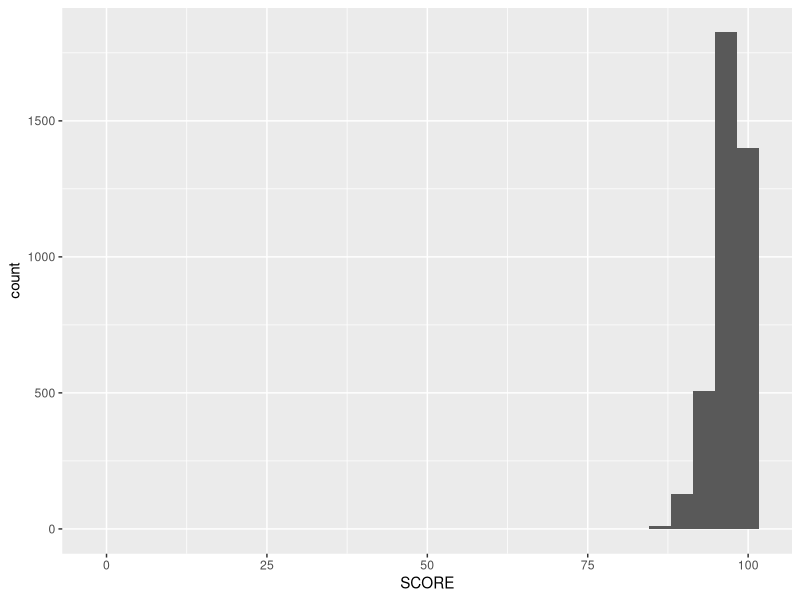
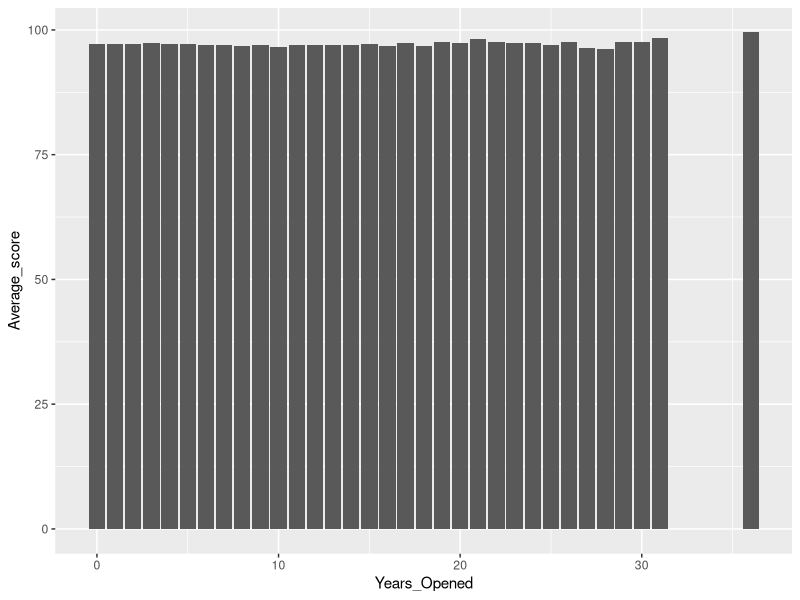
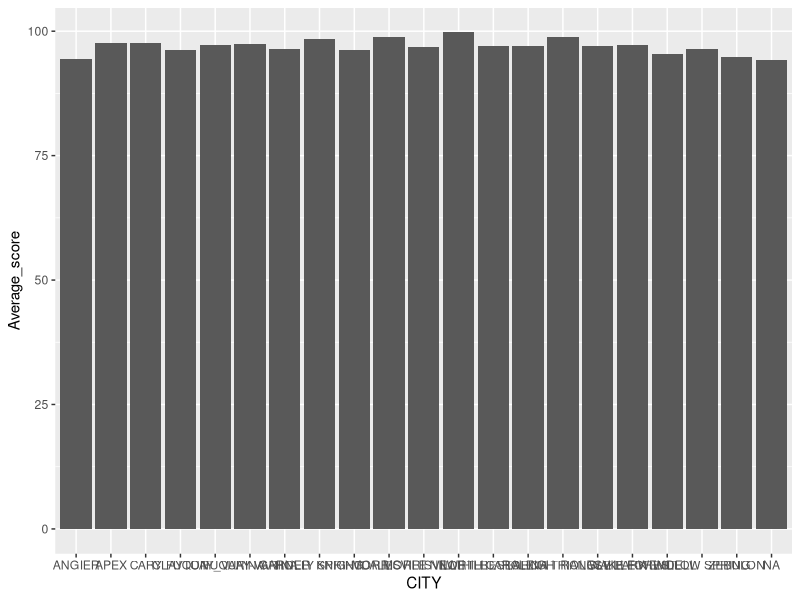
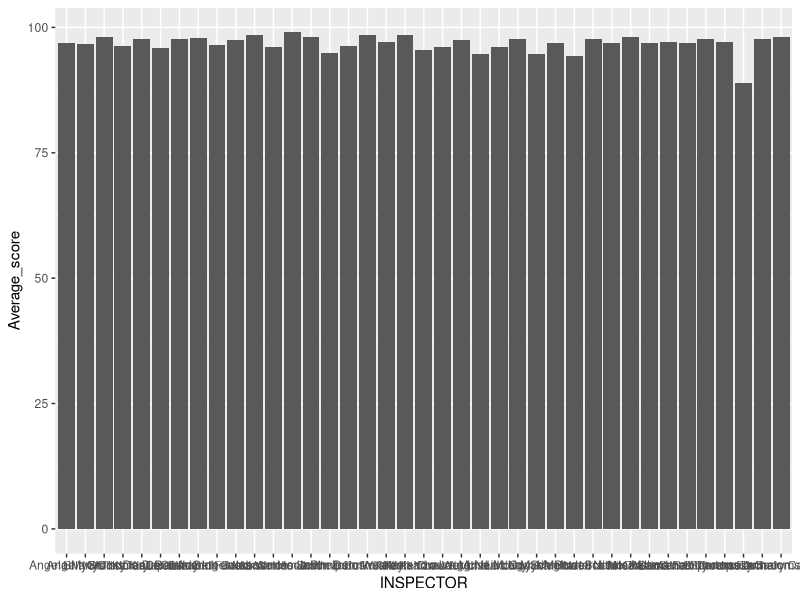
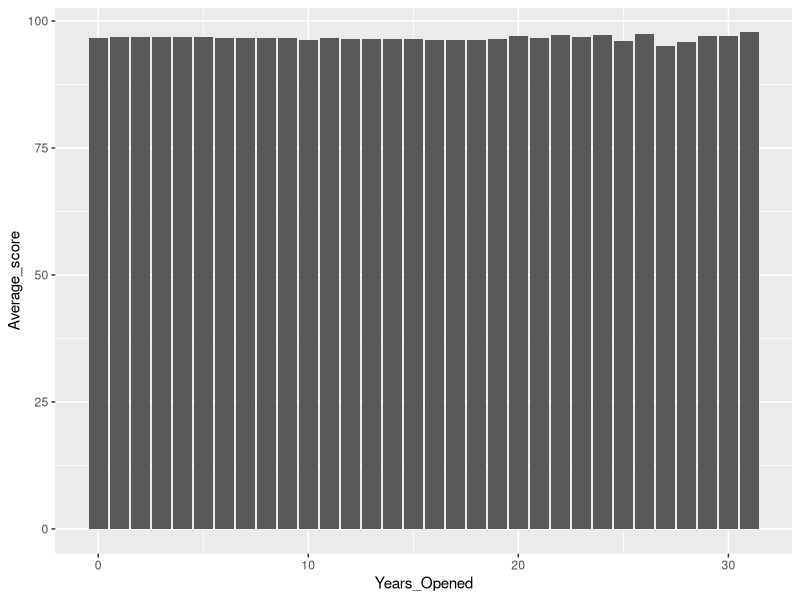
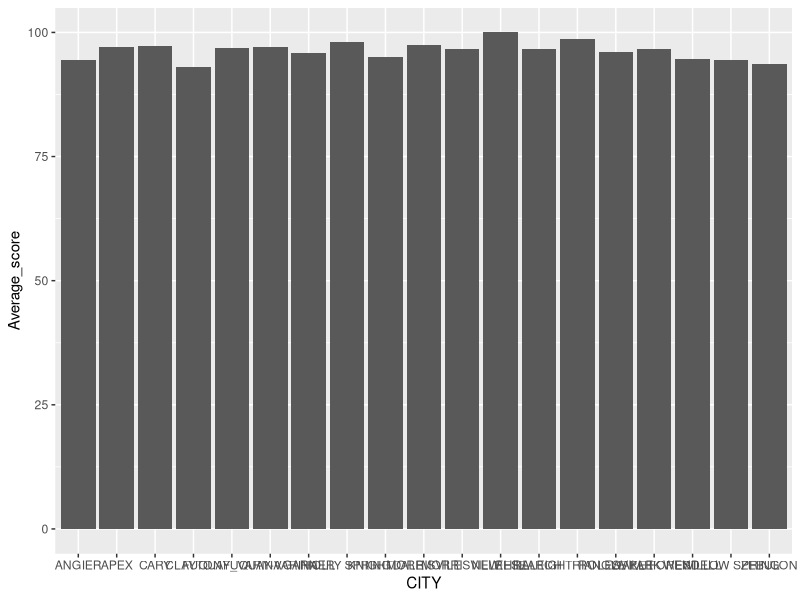
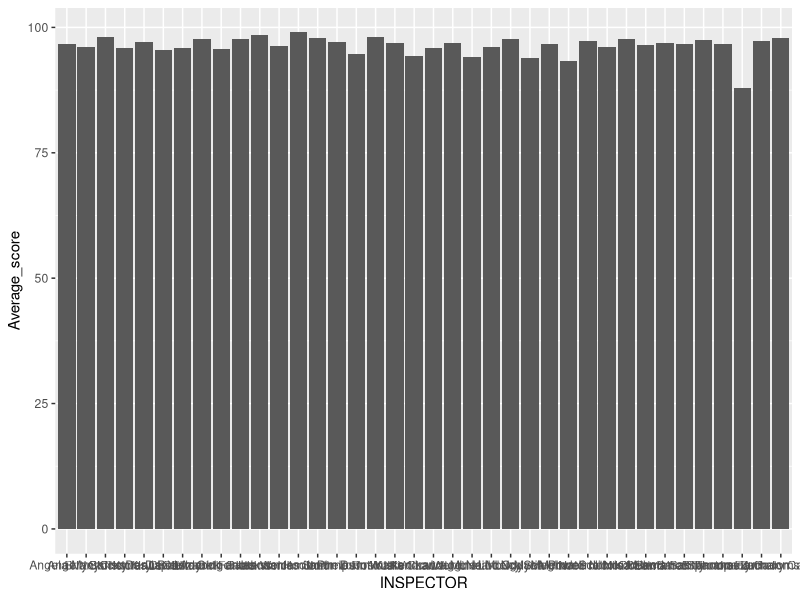

The R source for these figures, in order:


# load libraries
library(tidyverse)
library(lubridate)

#Naming my csv file data and viewing the first 20 rows
data = read_csv("restaurant_inspections.csv")
View(data[1:20,])

#Creating a histogram

ggplot(data=data, aes(SCORE)) +
  geom_histogram()
#It doesn't look very good, but I can see that the scires range from around 75 to a little over 100, with most scores nearing 100.

#Older versus newer restaurants. 
#Let's create a year_opened variable and a year variable to make it simpler, I can subtract these two numbers to get the number of years opened. 

#Creating Year Opened variable
data$RESTAURANTOPENDATE = ymd_hms(data$RESTAURANTOPENDATE)
data$Year_Opened = year(data$RESTAURANTOPENDATE)

#Creating Year variable
data = rename(data, Year = "DATE_")
data$Year = ymd_hms(data$Year)
data$Year = year(data$Year)

#Creating years opened variable
data$Years_Opened = data$Year - data$Year_Opened
View(data[1:20,])
#I can see I am missing a lot of this data.

#grouping by years opened to see if average score was different
date_by_years_opened = group_by(data, Years_Opened) %>%
  summarize(
   Average_score=mean(SCORE))
#Viewing the first 20 rows, initially I don't see much of a difference
View(date_by_years_opened[1:20,])

#I created a visualization to view the differences but don't see a trend here.
ggplot(date_by_years_opened, aes(x = Years_Opened, y = Average_score)) +
  geom_col()

#Looking at each city
#First making sure they are all the same
#and looking at what cities are in the column
#using str to upper to make them all uppercase
data$CITY = str_to_upper(data$CITY)
unique(data$CITY)
#Recoding so they are all the same
#Confused why NORTH CAROLINA IS a city name, but leaving as is
data$CITY = recode(data$CITY, "HOLLY SPRINGS"="HOLLY SPRING", "FUQUAY VARINA" = "FUQUAY_VARINA", "RTP" = "RESEARCH TRIANGLE PARK")
#Checking cities again to make sure it worked.
unique(data$CITY)
#Looks good now

#Now I can group by city and see how the average scores varied

By_City = group_by(data, CITY) %>%
  summarize(
    Average_score=mean(SCORE))

# I will visualize these scores with a chart

ggplot(By_City, aes(x = CITY, y = Average_score)) +
  geom_col()
#Do not see huge differences in average scores

#Do inspector scores vary by inspector, let's check
By_Inspector = group_by(data, INSPECTOR) %>%
  summarize(
    Average_score=mean(SCORE))

#Visualizing
ggplot(By_Inspector, aes(x = INSPECTOR, y = Average_score)) +
  geom_col()

#Thomas Jumalon may be slightly harsher than the rest. James Smith seems to be the highest rater.

#Looking at sample sizes to exlpain the last two questions

#first by city
By_City_sample_size = group_by(data, CITY) %>%
  summarize(
    Sample_Size= n())

By_City_sample_size
#I immediately see outliers. Angier only has one. Clayton only has 4. Morrisville only has 2, etc.. 
  
#Next by Year
By_Year_sample_size = group_by(data, Years_Opened) %>%
  summarize(
    Sample_Size= n())

By_Year_sample_size

#Only one restaurant was open for 36 years. There are many many NA values without a year. 

#Next by Inspector
By_Inspector_sample_size = group_by(data, INSPECTOR) %>%
  summarize(
    Sample_Size= n())

By_Inspector_sample_size
#There are several inspectors with only a few ratings. For example, James Smith only has 1. And intially I thought he was the highest rater.

#Looking at facility types

By_Type_Average_score = group_by(data, FACILITYTYPE) %>%
  summarize(
    Average_Score= mean(SCORE))

By_Type_Average_score

#Restaurants had the lowest scores, Elderly nutrition sites had the highest. There were many NAs.

#Restaurant only data
#Filtering out everything but restaurants
Restaurant_Data = filter(data, FACILITYTYPE == "Restaurant")






#grouping by years opened to see if average score was different
RESTdate_by_years_opened = group_by(Restaurant_Data, Years_Opened) %>%
  summarize(
    Average_score=mean(SCORE))
#Viewing the first 20 rows, initially I don't see much of a difference
View(RESTdate_by_years_opened[1:20,])

#I created a visualization to view the differences but don't see a strong trend here, similar to before.
ggplot(RESTdate_by_years_opened, aes(x = Years_Opened, y = Average_score)) +
  geom_col()

#Looking at each city
#First making sure they are all the same
#and looking at what cities are in the column
#using str to upper to make them all uppercase
Restaurant_Data$CITY = str_to_upper(Restaurant_Data$CITY)
unique(Restaurant_Data$CITY)
#Recoding so they are all the same
#Confused why NORTH CAROLINA IS a city name, but leaving as is
Restaurant_Data$CITY = recode(Restaurant_Data$CITY, "HOLLY SPRINGS"="HOLLY SPRING", "FUQUAY VARINA" = "FUQUAY_VARINA", "RTP" = "RESEARCH TRIANGLE PARK")
#Checking cities again to make sure it worked.
unique(Restaurant_Data$CITY)
#Looks good now

#Now I can group by city and see how the average scores varied

RESTBy_City = group_by(Restaurant_Data, CITY) %>%
  summarize(
    Average_score=mean(SCORE))

#Clayton has the lowest score and New Hill has a score of 100.

# I will visualize these scores with a chart

ggplot(RESTBy_City, aes(x = CITY, y = Average_score)) +
  geom_col()
#Do not see huge differences in average scores, just clayton being lowest. They all range from 94-100.

#Do inspector scores vary by inspector, let's check
RESTBy_Inspector = group_by(Restaurant_Data, INSPECTOR) %>%
  summarize(
    Average_score=mean(SCORE))

#Visualizing
ggplot(RESTBy_Inspector, aes(x = INSPECTOR, y = Average_score)) +
  geom_col()

#Thomas Jumalon may be slightly harsher than the rest. James Smith seems to be the highest rater, same as before.

#Looking at sample sizes to explain the last two questions

#first by city
RESTBy_City_sample_size = group_by(Restaurant_Data, CITY) %>%
  summarize(
    Sample_Size= n())

RESTBy_City_sample_size
#I immediately see outliers. Angier only has one. Clayton only has 1. Morrisville only has 1, etc.. This explains why Clayton may have been an outlier. And New Hill is also only 1 which was my highest average rating. 

#Next by Year
RESTBy_Year_sample_size = group_by(Restaurant_Data, Years_Opened) %>%
  summarize(
    Sample_Size= n())

RESTBy_Year_sample_size

#less variation here. There are many many NA values without a year. 

#Next by Inspector
RESTBy_Inspector_sample_size = group_by(Restaurant_Data, INSPECTOR) %>%
  summarize(
    Sample_Size= n())

RESTBy_Inspector_sample_size
#There are several inspectors with only a few ratings. For example, James Smith only has 1. And intially I thought he was the highest rater, similar to before.

#Looking at facility types

RESTBy_Type_Average_score = group_by(Restaurant_Data, FACILITYTYPE) %>%
  summarize(
    Average_Score= mean(SCORE))

RESTBy_Type_Average_score
#The average score for restaurants is 96.7
